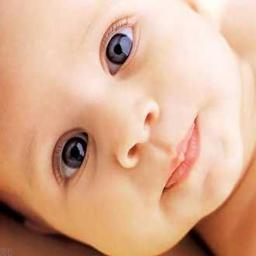
#> input picture ch1_basic/baby_16.jpg, 256 x 256 px, found by its file name
$ python ch2_harris.py   (Python 2 division)
#> lines starting #> are read from the running program, lines starting #| are printed output that depends on the picture; after the words box and inside, x2 and y2 are one past the last pixel; in counts of white or black regions, pixels touching at a corner belong together
### ch2_local_descriptor/harris.py
from pylab import *
from numpy import *
from scipy.ndimage import filters


def compute_harris_response(im,sigma=3):
    """ Compute the Harris corner detector response function
        for each pixel in a graylevel image. """

    # derivatives
    imx = zeros(im.shape)
    filters.gaussian_filter(im, (sigma,sigma), (0,1), imx)
    imy = zeros(im.shape)
    filters.gaussian_filter(im, (sigma,sigma), (1,0), imy)

    # compute components of the Harris matrix
    Wxx = filters.gaussian_filter(imx*imx,sigma)
    Wxy = filters.gaussian_filter(imx*imy,sigma)
    Wyy = filters.gaussian_filter(imy*imy,sigma)

    # determinant and trace
    Wdet = Wxx*Wyy - Wxy**2
    Wtr = Wxx + Wyy

    return Wdet / (Wtr*Wtr)


def get_harris_points(harrisim,min_dist=10,threshold=0.9):
    """ Return corners from a Harris response image
        min_dist is the minimum number of pixels separating
        corners and image boundary. """

    # find top corner candidates above a threshold
    corner_threshold = harrisim.max() * threshold
    harrisim_t = (harrisim > corner_threshold) * 1

    # get coordinates of candidates
    coords = array(harrisim_t.nonzero()).T

    # ...and their values
    candidate_values = [harrisim[c[0],c[1]] for c in coords]

    # sort candidates
    index = argsort(candidate_values)

    # store allowed point locations in array
    allowed_locations = zeros(harrisim.shape)
    allowed_locations[min_dist:-min_dist,min_dist:-min_dist] = 1

    # select the best points taking min_distance into account
    filtered_coords = []
    for i in index:
        if allowed_locations[coords[i,0],coords[i,1]] == 1:
            filtered_coords.append(coords[i])
            allowed_locations[(coords[i,0]-min_dist):(coords[i,0]+min_dist),
                        (coords[i,1]-min_dist):(coords[i,1]+min_dist)] = 0

    return filtered_coords


def plot_harris_points(image,filtered_coords):
    """ Plots corners found in image. """

    figure()
    gray()
    imshow(image)
    plot([p[1] for p in filtered_coords],
                [p[0] for p in filtered_coords],'*')
    axis('off')
    show()


def get_descriptors(image,filtered_coords,wid=5):
    """ For each point return pixel values around the point
        using a neighbourhood of width 2*wid+1. (Assume points are
        extracted with min_distance > wid). """

    desc = []
    for coords in filtered_coords:
        patch = image[coords[0]-wid:coords[0]+wid+1,
                            coords[1]-wid:coords[1]+wid+1].flatten()
        desc.append(patch)

    return desc


def match(desc1,desc2,threshold=0.5):
    """ For each corner point descriptor in the first image,
        select its match to second image using
        normalized cross correlation. """

    n = len(desc1[0])

    # pair-wise distances
    d = -ones((len(desc1),len(desc2)))
    for i in range(len(desc1)):
        for j in range(len(desc2)):
            d1 = (desc1[i] - mean(desc1[i])) / std(desc1[i])
            d2 = (desc2[j] - mean(desc2[j])) / std(desc2[j])
            ncc_value = sum(d1 * d2) / (n-1)
            if ncc_value > threshold:
                d[i,j] = ncc_value

    ndx = argsort(-d)
    matchscores = ndx[:,0]

    return matchscores


def match_twosided(desc1,desc2,threshold=0.5):
    """ Two-sided symmetric version of match(). """

    matches_12 = match(desc1,desc2,threshold)
    matches_21 = match(desc2,desc1,threshold)

    ndx_12 = where(matches_12 >= 0)[0]

    # remove matches that are not symmetric
    for n in ndx_12:
        if matches_21[matches_12[n]] != n:
            matches_12[n] = -1

    return matches_12


def appendimages(im1,im2):
    """ Return a new image that appends the two images side-by-side. """

    # select the image with the fewest rows and fill in enough empty rows
    rows1 = im1.shape[0]
    rows2 = im2.shape[0]

    if rows1 < rows2:
        im1 = concatenate((im1,zeros((rows2-rows1,im1.shape[1]))),axis=0)
    elif rows1 > rows2:
        im2 = concatenate((im2,zeros((rows1-rows2,im2.shape[1]))),axis=0)
    # if none of these cases they are equal, no filling needed.

    return concatenate((im1,im2), axis=1)


def plot_matches(im1,im2,locs1,locs2,matchscores,show_below=True):
    """ Show a figure with lines joining the accepted matches
        input: im1,im2 (images as arrays), locs1,locs2 (feature locations),
        matchscores (as output from 'match()'),
        show_below (if images should be shown below matches). """

    im3 = appendimages(im1,im2)
    if show_below:
        im3 = vstack((im3,im3))

    imshow(im3)

    cols1 = im1.shape[1]
    for i,m in enumerate(matchscores):
        if m>0:
            plot([locs1[i][1],locs2[m][1]+cols1],[locs1[i][0],locs2[m][0]],'c')
    axis('off')

### ch2_local_descriptor/ch2_harris.py
# -*- coding: utf-8 -*-
"""
Created on Mon Aug 15 11:19:46 2016

@author: user
"""
from PIL import Image
from pylab import *
import harris

im = array(Image.open('../ch1/baby_16.jpg').convert('L'))
harrisim = harris.compute_harris_response(im)
filtered_coords = harris.get_harris_points(harrisim,6)
#> in get_harris_points, `corner_threshold = harrisim.max() * threshold`: corner_threshold = 0.225
#> in get_harris_points, `harrisim_t = (harrisim > corner_threshold) * 1`:
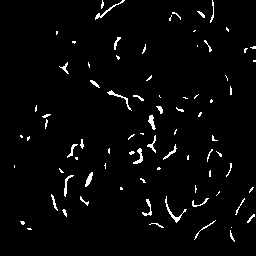
#> harrisim_t: shape (256, 256) int64; values 0 (black) and 1 (white), 2.7% white in thin lines or dots, all inside (x1, y1, x2, y2) = (14, 0, 256, 242)
#> in get_harris_points, `coords = array(harrisim_t.nonzero()).T`: coords = 1772 pairs, first value 0 to 241, second value 14 to 255
#> in get_harris_points, `candidate_values = [harrisim[c[0],c[1]] for c in coords]`: candidate_values = 1772 values, max 0.25 at index 1313, min 0.225 at index 185, mean 0.237
#> in get_harris_points, `index = argsort(candidate_values)`: index = 1772 values, max 1771 at index 988, min 0 at index 41, mean 885.5
#> the loop in get_harris_points, `for i in index:` made 1772 passes
#> i on passes 1 to 3: 185, 1717, 1510
#> after the loop in get_harris_points, `for i in index:`: allowed_locations: shape (256, 256) float64; values 0 (black) and 1 (white), 67.9% white; 38 black regions, largest, box (x1, y1, x2, y2) and area: (0, 0, 256, 256) 7280, (122, 89, 193, 175) 2191, (137, 183, 224, 233) 1816
#> after the loop in get_harris_points, `for i in index:`: filtered_coords = 124 pairs, first value 8 to 241, second value 14 to 249
harris.plot_harris_points(im, filtered_coords)
imshow(im)
wid = 5
im1 = array(Image.open('../ch1/baby_1.jpg').convert('L'))
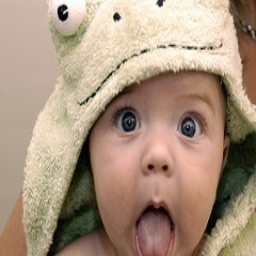
#> input picture ch2_local_descriptor/baby_1.jpg, 256 x 256 px, found by its file name
harrisim = harris.compute_harris_response(im1,5)
filtered_coords1 = harris.get_harris_points(harrisim,wid+1)
#> in get_harris_points (call 2), `harrisim_t = (harrisim > corner_threshold) * 1`: harrisim_t: shape (256, 256) int64; values 0 (black) and 1 (white), 5.5% white; 38 white regions (7 under 20 px), largest, box (x1, y1, x2, y2) and area: (6, 53, 82, 145) 886, (56, 2, 92, 45) 409, (110, 9, 138, 38) 302
#> the loop in get_harris_points (call 2), `for i in index:` made 3633 passes
#> i on passes 1 to 3: 3076, 3569, 2401
#> after the loop in get_harris_points (call 2), `for i in index:`: allowed_locations: shape (256, 256) float64; values 0 (black) and 1 (white), 66.7% white; 21 black regions, largest, box (x1, y1, x2, y2) and area: (0, 0, 256, 256) 13376, (76, 190, 109, 244) 750, (103, 94, 142, 131) 748
#> filtered_coords1 = 146 pairs, first value 6 to 249, second value 7 to 249
d1 = harris.get_descriptors(im1,filtered_coords1,wid)
#> the loop in get_descriptors, `for coords in filtered_coords:` made 146 passes
#> coords on passes 1 to 12: [200, 11], [239, 188], [135, 47], [102, 181], [22, 206], [27, 82], [230, 176], [218, 118], [15, 125], [100, 25], [74, 60], [142, 46]
#> after the loop in get_descriptors, `for coords in filtered_coords:`: desc = 146 items
#> d1 = 146 items
im2 = array(Image.open('../ch1/baby_16.jpg').convert('L'))
harrisim = harris.compute_harris_response(im2,5)
filtered_coords2 = harris.get_harris_points(harrisim,wid+1)
#> call 3 of get_harris_points, with min_dist = 6, threshold = 0.9
#> in get_harris_points (call 3), `harrisim_t = (harrisim > corner_threshold) * 1`: harrisim_t: shape (256, 256) int64; values 0 (black) and 1 (white), 3.3% white; 33 white regions (6 under 20 px), largest, box (x1, y1, x2, y2) and area: (122, 131, 170, 195) 594, (196, 207, 240, 244) 260, (155, 197, 175, 228) 140
#> in get_harris_points (call 3), `coords = array(harrisim_t.nonzero()).T`: coords = 2153 pairs, first value 0 to 243, second value 16 to 255
#> in get_harris_points (call 3), `candidate_values = [harrisim[c[0],c[1]] for c in coords]`: candidate_values = 2153 values, max 0.25 at index 1771, min 0.225 at index 1135, mean 0.237
#> in get_harris_points (call 3), `index = argsort(candidate_values)`: index = 2153 values, max 2152 at index 237, min 0 at index 76, mean 1076
#> the loop in get_harris_points (call 3), `for i in index:` made 2153 passes
#> i on passes 1 to 3: 1135, 1803, 1753
#> after the loop in get_harris_points (call 3), `for i in index:`:
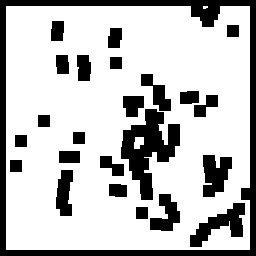
#> allowed_locations: shape (256, 256) float64; values 0 (black) and 1 (white), 75% white; 24 black regions, largest, box (x1, y1, x2, y2) and area: (0, 0, 256, 256) 6548, (121, 109, 180, 200) 2544, (190, 203, 245, 247) 1029
#> after the loop in get_harris_points (call 3), `for i in index:`: filtered_coords = 89 pairs, first value 8 to 241, second value 16 to 247
#> filtered_coords2 has the same summary as filtered_coords in get_harris_points
d2 = harris.get_descriptors(im2,filtered_coords2,wid)
#> the loop in get_descriptors (call 2), `for coords in filtered_coords:` made 89 passes
#> coords on passes 1 to 12: [155, 138], [209, 239], [203, 62], [165, 135], [121, 44], [63, 116], [147, 128], [75, 84], [190, 115], [131, 153], [170, 118], [123, 152]
#> d2 = 89 items
print 'starting matching'
matches = harris.match_twosided(d1,d2)
#> in match, `n = len(desc1[0])`: n = 121
#> in match, `d = -ones((len(desc1),len(desc2)))`: d: shape (146, 89) float64; every value is -1
#> the loop in match, `for i in range(len(desc1)):` made 146 passes
#> after the loop in match, `for i in range(len(desc1)):`:
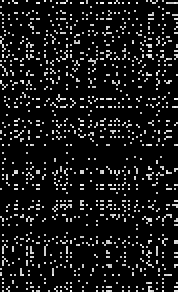
#> d: shape (146, 89) float64 (shown 2 times larger); min -1, max 0.977, mean -0.81; drawn with min black and max white
#> in match, `matchscores = ndx[:,0]`: matchscores = 146 values, max 88 at index 13, min 0 at index 20, mean 49.25
#> in match_twosided, `matches_12 = match(desc1,desc2,threshold)`: matches_12 has the same summary as matchscores in match
#> call 2 of match, with threshold = 0.5
#> in match (call 2), `d = -ones((len(desc1),len(desc2)))`: d: shape (89, 146) float64; every value is -1
#> the loop in match (call 2), `for i in range(len(desc1)):` made 89 passes
#> after the loop in match (call 2), `for i in range(len(desc1)):`:
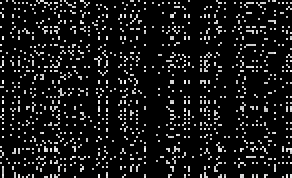
#> d: shape (89, 146) float64 (shown 2 times larger); min -1, max 0.977, mean -0.81; drawn with min black and max white
#> in match (call 2), `ndx = argsort(-d)`:
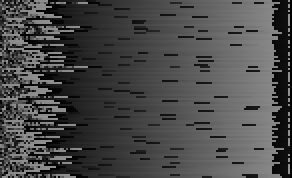
#> ndx: shape (89, 146) int64 (shown 2 times larger); min 0, max 145, mean 72.5
#> in match (call 2), `matchscores = ndx[:,0]`: matchscores = 89 values, max 145 at index 81, min 0 at index 22, mean 56.15
#> in match_twosided, `matches_21 = match(desc2,desc1,threshold)`: matches_21 has the same summary as matchscores in match
#> in match_twosided, `ndx_12 = where(matches_12 >= 0)[0]`: ndx_12 = 146 values from 0 to 145
#> the loop in match_twosided, `for n in ndx_12:` made 146 passes
#> after the loop in match_twosided, `for n in ndx_12:`: matches_12 = 146 values, max 87 at index 49, min -1 at index 2, mean 7.45
#> matches has the same summary as matches_12 in match_twosided
figure()
gray()
harris.plot_matches(im1,im2,filtered_coords1,filtered_coords2,matches)
#> the loop in plot_matches, `for i,m in enumerate(matchscores):` made 146 passes
#> m on passes 1 to 12: 22, 32, -1, -1, -1, -1, -1, -1, -1, -1, -1, -1
show()
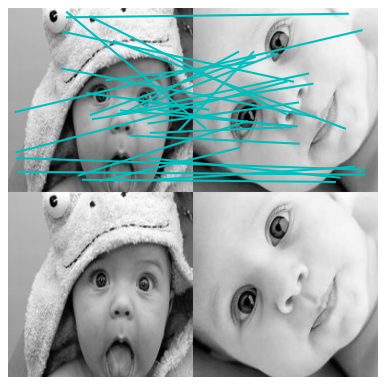
#> figure drawn by matplotlib, 1 panel
